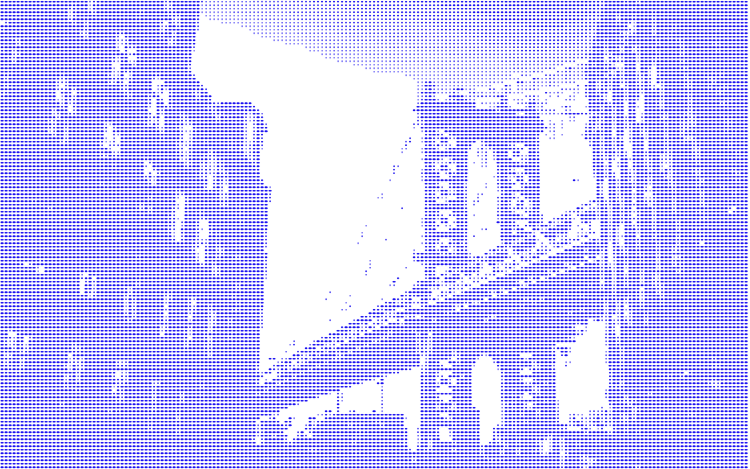
#> input picture NYCCCC/blue-art/nyc-dumbo-blue-dashes.png, 1500 x 938 px, found by its file name (shown at 1/2 size)
$ python build_manhattan.py
#> lines starting #> are read from the running program, lines starting #| are printed output that depends on the picture
#!/usr/bin/env python3
# Fully self-contained: reads the finished DUMBO / Manhattan Bridge halftone
# (lives outside the project dir, so it survives the workspace wipes), recovers
# the dot grid from real ink coverage, and writes the three interactive
# variants. Re-run any time: python3 build_manhattan.py
from PIL import Image
import base64, math

SRC    = "/Users/first/Downloads/MICLEA/NYCCCC/blue-art/nyc-dumbo-blue-dashes.png"
PREFIX = "manhattan"
TITLE  = "Manhattan Bridge"

CELL    = 9
DOT_MAX = 4.6
INK     = "rgb(160,154,255)"     # render colour (light blue, matches the set)

# ---- recover per-cell ink coverage from the finished halftone --------------
img  = Image.open(SRC).convert("RGB")
#> img is the input picture: PIL image 1500x938 RGB; mean R, G, B 201.3, 199, 251.4
W, H = img.size
#> W = 1500; H = 938
L    = img.convert("L")
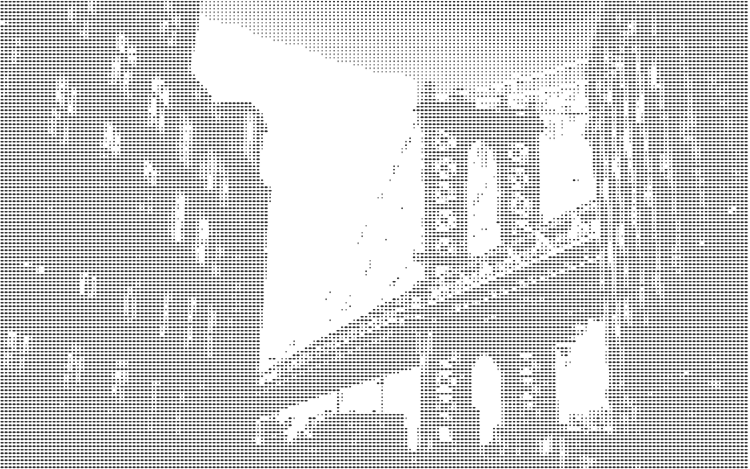
#> L: PIL image 1500x938 L (shown at 1/2 size); min 27, max 255, mean 205.7
px   = L.load()
lums = sorted(L.getdata())
#> lums = 1407000 items
INK_LUM = lums[max(0, len(lums)//100)]          # source solid-ink luminance
#> INK_LUM = 28
DENOM   = max(1.0, 255.0 - INK_LUM)
#> DENOM = 227
print("source", W, "x", H, "| ink_lum", INK_LUM)
#| source 1500 x 938 | ink_lum 28

cols, rows = W // CELL, H // CELL
#> cols = 166; rows = 104
buf = bytearray()
for j in range(rows):
    for i in range(cols):
        x0, y0 = i * CELL, j * CELL
        s = 0.0
        for yy in range(y0, min(y0 + CELL, H)):
            for xx in range(x0, min(x0 + CELL, W)):
                ink = (255 - px[xx, yy]) / DENOM
                if ink < 0: ink = 0.0
                elif ink > 1: ink = 1.0
                s += ink
        amt = math.sqrt(s / (CELL * CELL))       # radius ∝ sqrt(area) -> faithful tone
        if amt > 1: amt = 1.0
        buf.append(int(round(amt * 255)))

B64 = base64.b64encode(bytes(buf)).decode("ascii")
print("grid:", cols, "x", rows, "=", cols*rows, "| b64", len(B64))
#| grid: 166 x 104 = 17264 | b64 23020

# ===========================================================================
HEAD = r'''<!DOCTYPE html>
<html lang="en">
<head>
<meta charset="utf-8">
<meta name="viewport" content="width=device-width, initial-scale=1">
<title>__TITLE__</title>
<style>
  :root { --paper: #ffffff; }
  * { margin:0; padding:0; box-sizing:border-box; }
  html, body { height:100%; }
  body {
    background: var(--paper);
    display:flex; align-items:center; justify-content:center;
    overflow:hidden;
    font-family: -apple-system, BlinkMacSystemFont, "Segoe UI", sans-serif;
  }
  #stage { position:relative; width:100vw; height:100vh; cursor:crosshair; }
  canvas { display:block; width:100%; height:100%; }
</style>
</head>
<body>
  <div id="stage">
    <canvas id="c"></canvas>
  </div>
<script>
const META = {cols:__COLS__, rows:__ROWS__, cell:__CELL__, dotMax:__DOTMAX__, outW:__OUTW__, outH:__OUTH__};
const B64 = "__B64__";

const bin = atob(B64);
const N = bin.length;
const amp = new Float32Array(N);
for (let i = 0; i < N; i++) amp[i] = bin.charCodeAt(i) / 255;
'''

CANVAS_LAYOUT = r'''
const stage = document.getElementById('stage');
const canvas = document.getElementById('c');
const ctx = canvas.getContext('2d');
const INK = '__INK__';
let DPR = 1, scale = 1, offX = 0, offY = 0;

function layout() {
  const rect = stage.getBoundingClientRect();
  DPR = Math.min(2, window.devicePixelRatio || 1);
  canvas.width = Math.round(rect.width * DPR);
  canvas.height = Math.round(rect.height * DPR);
  scale = Math.min(rect.width / META.outW, rect.height / META.outH);
  offX = (rect.width - META.outW * scale) / 2;
  offY = (rect.height - META.outH * scale) / 2;
  draw();
}

let mx = -1e6, my = -1e6;
let cx = -1e6, cy = -1e6;
let energy = 0, energyTarget = 0;
let lastMove = -1e9;
let running = false;

function toWorld(clientX, clientY) {
  const rect = stage.getBoundingClientRect();
  return [ (clientX - rect.left - offX) / scale, (clientY - rect.top - offY) / scale ];
}
function moved(e) {
  [mx, my] = toWorld(e.clientX, e.clientY);
  if (cx < -1e5) { cx = mx; cy = my; }
  lastMove = performance.now();
  energyTarget = 1; ensureRunning();
}
stage.addEventListener('pointermove', moved);
stage.addEventListener('pointerenter', moved);
stage.addEventListener('pointerleave', () => { energyTarget = 0; ensureRunning(); });

const TAU     = 6.28318530718;
const RADIUS  = 170;
const SWELL   = 4.2;
const DOT_MIN = 0.7;
const IDLE_MS = 180;
const INV_S2  = 1 / (RADIUS * RADIUS * 0.20);
'''

TICK = r'''
function tick() {
  if (performance.now() - lastMove > IDLE_MS) energyTarget = 0;
  energy += (energyTarget - energy) * 0.09;
  cx += (mx - cx) * 0.08;
  cy += (my - cy) * 0.08;
  draw();
  const busy = energy > 0.003 || Math.abs(energyTarget - energy) > 0.002;
  if (busy) { requestAnimationFrame(tick); }
  else { running = false; energy = 0; draw(); }
}
function ensureRunning() { if (!running) { running = true; requestAnimationFrame(tick); } }

window.addEventListener('resize', layout);
layout();
</script>
</body>
</html>'''

SIMPLE_PRECOMPUTE = r'''
const FLOOR = 0.04;
const xs = [], ys = [], as = [];
for (let r = 0; r < META.rows; r++) {
  for (let cI = 0; cI < META.cols; cI++) {
    const a = amp[r * META.cols + cI];
    if (a < FLOOR) continue;
    xs.push(cI * META.cell + META.cell / 2);
    ys.push(r * META.cell + META.cell / 2);
    as.push(a);
  }
}
const M = xs.length;
const wx = Float32Array.from(xs), wy = Float32Array.from(ys), wa = Float32Array.from(as);
'''

SIMPLE_DRAW = r'''
function draw() {
  const w = canvas.width, h = canvas.height;
  ctx.setTransform(1, 0, 0, 1, 0, 0);
  ctx.clearRect(0, 0, w, h);
  const s = scale * DPR, ox = offX * DPR, oy = offY * DPR;
  const dmax = META.dotMax;
  const e = energy;
  const active = e > 0.003;
  const R2 = RADIUS * RADIUS;

  ctx.globalAlpha = 1;
  ctx.fillStyle = INK;
  ctx.beginPath();
  for (let i = 0; i < M; i++) {
    let r = wa[i] * dmax;
    if (active) {
      const dx = wx[i] - cx, dy = wy[i] - cy;
      const d2 = dx * dx + dy * dy;
      if (d2 < R2) { const f = Math.exp(-d2 * INV_S2); r += f * SWELL * e; }
    }
    if (r < DOT_MIN) continue;
    const px = wx[i] * s + ox, py = wy[i] * s + oy, pr = r * s;
__DOTDRAW__
  }
  ctx.fill();
}
'''

UNEVEN_PRECOMPUTE = r'''
const FLOOR      = 0.04;
const EDGE_MIN   = 0.06;
const EDGE_BLOOM = 0.70;
const K          = 2;
function ampAt(r, c){ if (r<0||c<0||r>=META.rows||c>=META.cols) return 0; return amp[r*META.cols+c]; }
function h01(n){ const x = Math.sin(n*12.9898 + 7.13) * 43758.5453; return x - Math.floor(x); }

const xs = [], ys = [], as = [], bs = [], fws = [], fhs = [];
for (let r = 0; r < META.rows; r++) {
  for (let cI = 0; cI < META.cols; cI++) {
    const a = amp[r * META.cols + cI];
    let baseAmp, bloom;
    if (a >= FLOOR) {
      baseAmp = a; bloom = 1.0;
    } else {
      let best = 0;
      for (let dr = -K; dr <= K; dr++)
        for (let dc = -K; dc <= K; dc++) {
          if (!dr && !dc) continue;
          if (ampAt(r+dr, cI+dc) >= FLOOR) {
            const w = 1 - Math.sqrt(dr*dr + dc*dc) / (K + 1);
            if (w > best) best = w;
          }
        }
      if (best <= EDGE_MIN) continue;
      baseAmp = 0; bloom = best * EDGE_BLOOM;
    }
    xs.push(cI * META.cell + META.cell / 2);
    ys.push(r * META.cell + META.cell / 2);
    as.push(baseAmp); bs.push(bloom);
    const seed = r * META.cols + cI;
    fws.push(1 + (h01(seed*2)     - 0.5) * 0.85);
    fhs.push(1 + (h01(seed*2 + 1) - 0.5) * 0.85);
  }
}
const M = xs.length;
const wx = Float32Array.from(xs), wy = Float32Array.from(ys);
const wa = Float32Array.from(as), wb = Float32Array.from(bs);
const wfw = Float32Array.from(fws), wfh = Float32Array.from(fhs);
'''

UNEVEN_DRAW = r'''
function draw() {
  const w = canvas.width, h = canvas.height;
  ctx.setTransform(1, 0, 0, 1, 0, 0);
  ctx.clearRect(0, 0, w, h);
  const s = scale * DPR, ox = offX * DPR, oy = offY * DPR;
  const dmax = META.dotMax;
  const e = energy;
  const active = e > 0.003;
  const R2 = RADIUS * RADIUS;

  ctx.globalAlpha = 1;
  ctx.fillStyle = INK;
  ctx.beginPath();
  for (let i = 0; i < M; i++) {
    let r = wa[i] * dmax;
    if (active) {
      const dx = wx[i] - cx, dy = wy[i] - cy;
      const d2 = dx * dx + dy * dy;
      if (d2 < R2) { const f = Math.exp(-d2 * INV_S2); r += f * SWELL * e * wb[i]; }
    }
    if (r < DOT_MIN) continue;
    const px = wx[i] * s + ox, py = wy[i] * s + oy, pr = r * s;
    const hw = pr * wfw[i], hh = pr * wfh[i];
    ctx.rect(px - hw, py - hh, hw * 2, hh * 2);
  }
  ctx.fill();
}
'''

ROUND_DRAW  = "    ctx.moveTo(px + pr, py);\n    ctx.arc(px, py, pr, 0, TAU);"
SQUARE_DRAW = "    ctx.rect(px - pr, py - pr, pr * 2, pr * 2);"

def fill(s):
    return (s.replace("__COLS__", str(cols)).replace("__ROWS__", str(rows))
             .replace("__CELL__", str(CELL)).replace("__DOTMAX__", str(DOT_MAX))
             .replace("__OUTW__", str(W)).replace("__OUTH__", str(H))
             .replace("__INK__", INK).replace("__B64__", B64))

def build_simple(out, title, dotdraw):
#> called with out = 'manhattan-interactive.html', title = 'Manhattan Bridge — Interactive Halftone'
    html = fill(HEAD) + fill(SIMPLE_PRECOMPUTE) + fill(CANVAS_LAYOUT) \
         + SIMPLE_DRAW.replace("__DOTDRAW__", dotdraw) + TICK
    open(out, "w").write(html.replace("__TITLE__", title)); print("wrote", out)
#| wrote manhattan-interactive.html
#| wrote manhattan-square.html

def build_uneven(out, title):
#> called with out = 'manhattan-uneven.html'
    html = fill(HEAD) + fill(UNEVEN_PRECOMPUTE) + fill(CANVAS_LAYOUT) + UNEVEN_DRAW + TICK
    open(out, "w").write(html.replace("__TITLE__", title)); print("wrote", out)
#| wrote manhattan-uneven.html

build_simple(f"{PREFIX}-interactive.html", f"{TITLE} — Interactive Halftone", ROUND_DRAW)
build_simple(f"{PREFIX}-square.html",      f"{TITLE} — Interactive Halftone (Square Dots)", SQUARE_DRAW)
build_uneven(f"{PREFIX}-uneven.html",      f"{TITLE} — Interactive Halftone (Uneven Blocks)")
